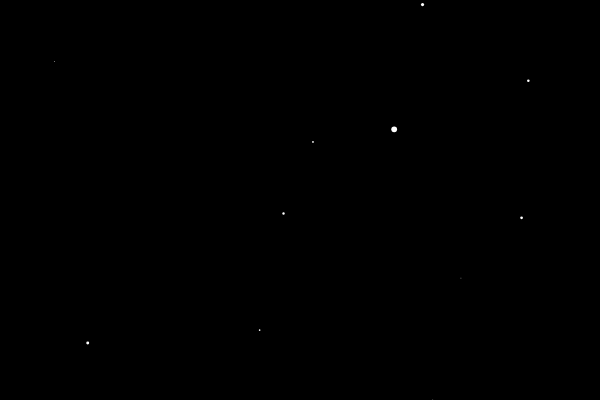
Frame 1 (no input)
Frame 60 (no input): identical to frame 1, image omitted
Frame 120 (the mouse pressed at the canvas centre since frame 60): blank canvas, image omitted

The p5.js sketch that drew this single still picture (run headless with seeded random() and noise() and a simulated clock; from frame 60 on, the mouse is pressed at the canvas centre):

// p5.js sketch
// ── sketch.js
var stars = [];
var speed = 0;

function setup() {
  createCanvas(600,400);
  for (var i=0; i<3200; i++) {
    stars[i] = new Star();
  }
}

function draw() {
  speed = map(mouseX, 0, width, 0 , 20);
  background(0);
  translate(width/2,height/2);
  for (var i=0; i<100; i++) {
    stars[i].update();
    stars[i].show();
  }
}

function Star() {
  this.x = random(-width, width);
  this.y = random(-height,height);
  this.z = random(width);

  this.update = function() {
    this.z = this.z - speed;
    if (this.z < 1) {
      this.x = random(-width, width);
      this.y = random(-height,height);
      this.z = random(width);
    }
  }

  this.show = function() {
    fill(255);
    noStroke();

    var sx = map(this.x/this.z,0,1,0,width);
    var sy = map(this.y/this.z,0,1,0,height);
    var r = map(this.z,0,width,8,0);
    ellipse(sx,sy,r,r);
  }
}
